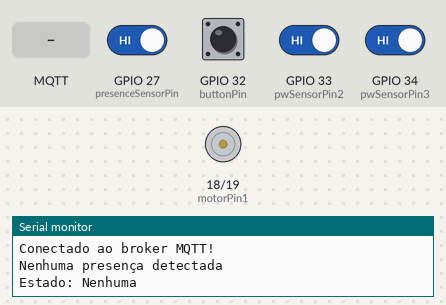
Bench run of a sketch on a simulated ESP32. Parts: motor-driver pin pairs drawn as motors (green arrow = first pin HIGH = forward, orange = second pin HIGH = backward, longer = more drive), the last lines printed to the serial monitor. The inputs (shaded band) are chosen by the test bench; at power-on: GPIO 27 (presenceSensorPin), GPIO 32 (buttonPin), GPIO 33 (pwSensorPin2), GPIO 34 (pwSensorPin3) HIGH. WiFi joins after 1.5 s; servers stay silent unless stated; random numbers use the default seed unless the sketch sets one; no MQTT or app messages arrive unless stated.

Above: at 3.2 s.
3.3 s: MQTT message "ALIMENTAR" arrives on the first subscribed topic
At 8.2 s:
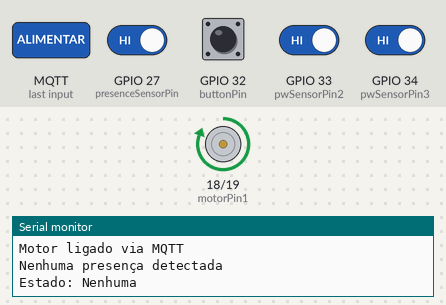
43.5 s: MQTT message "ALIMENTAR05" arrives on the first subscribed topic
At 53.2 s:
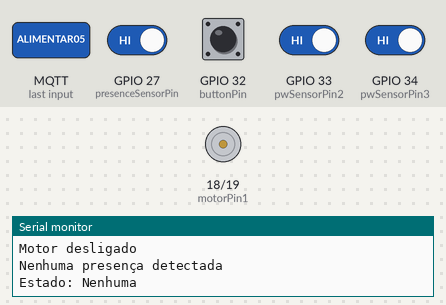
53.5 s: MQTT message "ALIMENTAR10" arrives on the first subscribed topic
At 58.4 s:
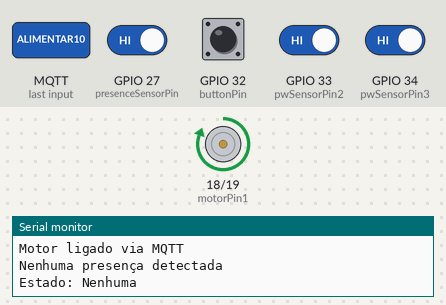
Timing chart, 0 to 63.6 s (numbered marks = the images above; inputs shaded):
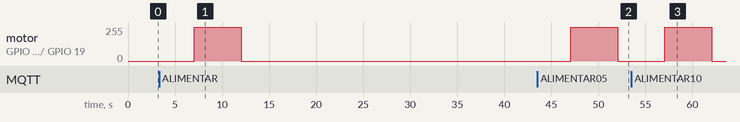

The sketch:

sketch_nov28a.ino
```cpp
#include <PubSubClient.h>
#include <WiFi.h>
#include <Arduino.h>

// Pinos do motor
#define buttonPin 32  // Pino da botoeira no ESP32
const int motorPin1 = 18;  // IN3 da ponte H
const int motorPin2 = 19;  // IN4 da ponte H

// Pinos dos sensores
const int presenceSensorPin = 27; // Pino do sensor de presença E18
const int pwSensorPin1 = 32;      // Pino do primeiro sensor (baixa)
const int pwSensorPin2 = 33;      // Pino do segundo sensor (média)
const int pwSensorPin3 = 34;      // Pino do terceiro sensor (alta)

// Instâncias WiFi e MQTT
WiFiClient espClient;
PubSubClient client(espClient);

// Variáveis para o motor
int motorSpeed = 460;
int motorRunning = 0;
unsigned long buttonPressTime = 0;
unsigned long motorStartTime = 0;
unsigned long tempoLigado = 0;
bool lastButtonState = HIGH;

// Funções WiFi e MQTT
void setupWiFi() {
  const char *nomeRedeWiFi = "paitech";
  const char *password = "123456789";

  WiFi.begin(nomeRedeWiFi, password);

  while (WiFi.status() != WL_CONNECTED) {
    delay(1000);
    Serial.println("Conectando WiFi...");
  }
  Serial.println("Conectado à rede WiFi.");
}

void setupMqtt() {
  const char *enderecoServidorMqtt = "broker.hivemq.com";
  const int portaServidorMqtt = 1883;

  client.setServer(enderecoServidorMqtt, portaServidorMqtt);
  client.setCallback(callback);

  while (!client.connected()) {
    String clientIdStr = "esp32_" + String(random(0xffff), HEX);
    const char *clientId = clientIdStr.c_str();

    if (client.connect(clientId)) {
      Serial.println("Conectado ao broker MQTT!");
    } else {
      Serial.print("Falha na conexão. Código de erro: ");
      Serial.println(client.state());
      delay(2000);
    }
  }
}

void setupTopicsMqtt() {
  const char *mqttTopicoAlimentar = "ALIMENTAR";
  const char *mqttTopicoAlimentar05 = "ALIMENTAR05";
  const char *mqttTopicoAlimentar10 = "ALIMENTAR10";
  const char *mqttTopicoAlimentar15 = "ALIMENTAR15";
  const char *mqttTopicoAlimentar20 = "ALIMENTAR20";

  client.subscribe(mqttTopicoAlimentar);
  client.subscribe(mqttTopicoAlimentar05);
  client.subscribe(mqttTopicoAlimentar10);
  client.subscribe(mqttTopicoAlimentar15);
  client.subscribe(mqttTopicoAlimentar20);
}

void callback(char *topic, byte *payload, unsigned int length) {
  if (strcmp(topic, "ALIMENTAR") == 0) {
    tempoLigado = 5000;
    motorRunning = 1;
  } else if (strcmp(topic, "ALIMENTAR05") == 0) {
    tempoLigado = 5000;
    motorRunning = 1;
  } else if (strcmp(topic, "ALIMENTAR10") == 0) {
    tempoLigado = 10000;
    motorRunning = 1;
  } else if (strcmp(topic, "ALIMENTAR15") == 0) {
    tempoLigado = 15000;
    motorRunning = 1;
  } else if (strcmp(topic, "ALIMENTAR20") == 0) {
    tempoLigado = 20000;
    motorRunning = 1;
  }

  if (motorRunning) {
    motorStartTime = millis();
    Serial.println("Motor ligado via MQTT");
  }
}

void setup() {
  Serial.begin(115200);

  // Configurações dos pinos
  pinMode(buttonPin, INPUT_PULLUP);
  pinMode(motorPin1, OUTPUT);
  pinMode(motorPin2, OUTPUT);
  pinMode(presenceSensorPin, INPUT);
  pinMode(pwSensorPin1, INPUT);
  pinMode(pwSensorPin2, INPUT);
  pinMode(pwSensorPin3, INPUT);

  // Inicialização do WiFi e MQTT
  setupWiFi();
  setupMqtt();
  setupTopicsMqtt();
}

void loop() {
  client.loop();

  // Controle do motor
  if (motorRunning) {
    digitalWrite(motorPin1, HIGH);
    digitalWrite(motorPin2, LOW);

    if (millis() - motorStartTime >= tempoLigado) {
      motorRunning = 0;
      digitalWrite(motorPin1, LOW);
      digitalWrite(motorPin2, LOW);
      Serial.println("Motor desligado");
    }
  }

  // Leitura dos sensores
  int presenceState = digitalRead(presenceSensorPin);

  if (presenceState == LOW) {
    Serial.println("Presença detectada");
  } else {
    Serial.println("Nenhuma presença detectada");
  }

  int sensorValue1 = digitalRead(pwSensorPin1);
  int sensorValue2 = digitalRead(pwSensorPin2);
  int sensorValue3 = digitalRead(pwSensorPin3);

  if (sensorValue3 == LOW) {
    Serial.println("Estado: Alta");
  } else if (sensorValue2 == LOW) {
    Serial.println("Estado: Média");
  } else if (sensorValue1 == LOW) {
    Serial.println("Estado: Baixa");
  } else {
    Serial.println("Estado: Nenhuma");
  }

  delay(5000);
}
```

Measured:
- after the input at 3.3 s, motor on GPIO 18 (motorPin1) / GPIO 19 (motorPin2): stopped → forward 255/255 after 3.8 s, → stopped 5.0 s later
- after the input at 43.5 s, motor on GPIO 18 (motorPin1) / GPIO 19 (motorPin2): stopped → forward 255/255 after 3.6 s, → stopped 5.0 s later
- after the input at 53.5 s, motor on GPIO 18 (motorPin1) / GPIO 19 (motorPin2): stopped → forward 255/255 after 3.6 s, → stopped 5.0 s later
